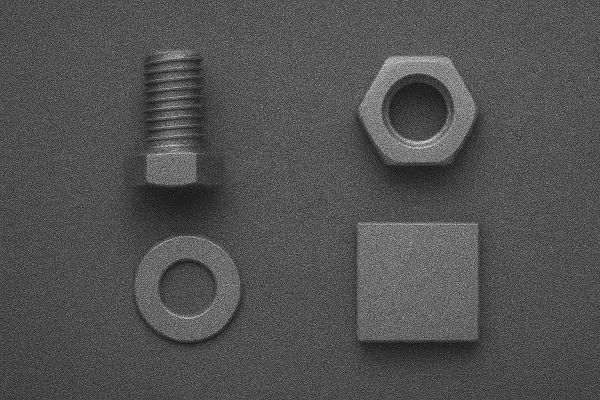
#> input picture InterfacageNumerique/TP/bloc_VI_2026/codes/step_by_step/_data/noise_vi_small.png, 600 x 400 px
$ python 33_noise2.py
#> lines starting #> are read from the running program, lines starting #| are printed output that depends on the picture; after the words box and inside, x2 and y2 are one past the last pixel; in counts of white or black regions, pixels touching at a corner belong together
'''
Débruitage (Gaussian)

Contours (Canny)

Approximation polygonale (Douglas–Peucker)

Classification par :

nombre de côtés

circularité

ratio largeur/hauteur

compactness
'''

import cv2
import numpy as np
from matplotlib import pyplot as plt
import math

def classify_shape(contour):
    # --- Aire + périmètre ---
    area = cv2.contourArea(contour)
    if area < 300:
        return None

    perimeter = cv2.arcLength(contour, True)

    # --- Circularité ---
    circularity = 4 * math.pi * (area / (perimeter * perimeter))

    # --- Approximation polygonale ---
    epsilon = 0.02 * perimeter
    approx = cv2.approxPolyDP(contour, epsilon, True)
    vertices = len(approx)

    # --- Bounding box ---
    x, y, w, h = cv2.boundingRect(contour)
    ratio = w / float(h)

    # --- Classification simple ---
    if vertices > 8 and circularity > 0.70:
        return "Cercle / rondelle"

    if vertices == 4:
        if 0.8 < ratio < 1.2:
            return "Carré"
        else:
            return "Rectangle"

    if vertices == 6:
        return "Écrou (hexagone)"

    # Détection vis : forme longiligne avec bords parallèles
    if ratio > 2.2 or ratio < 0.45:
        return "Vis (forme allongée)"

    return "Autre"


# ================================
# Pipeline principal
# ================================
img = cv2.imread("./_data/noise_vi_small.png")
#> img is the input picture: shape (400, 600, 3); mean B, G, R 81.4, 81.7, 81.6
gray = cv2.cvtColor(img, cv2.COLOR_BGR2GRAY)

# Débruitage
blur = cv2.GaussianBlur(gray, (7, 7), 1.5)

# Canny
edges = cv2.Canny(blur, 50, 150)
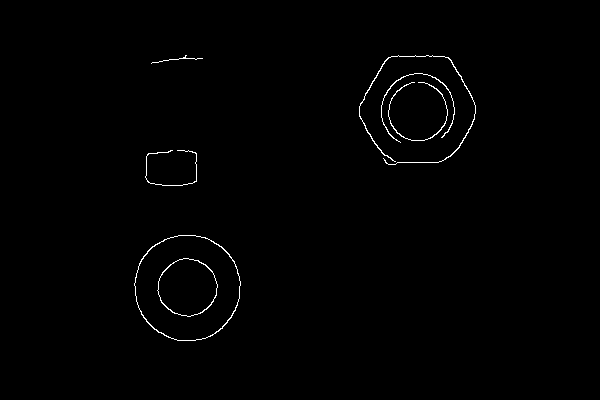
#> edges: shape (400, 600); 0.7% white in thin lines or dots, all inside (x1, y1, x2, y2) = (134, 55, 476, 341)

# Fermeture morphologique
kernel = cv2.getStructuringElement(cv2.MORPH_RECT, (5,5))
closed = cv2.morphologyEx(edges, cv2.MORPH_CLOSE, kernel)
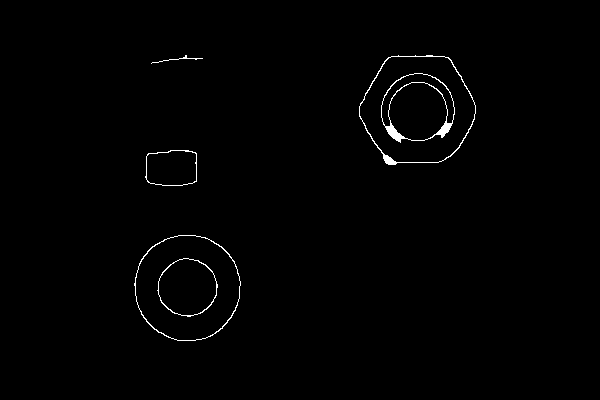
#> closed: shape (400, 600); 0.82% white in thin lines or dots, all inside (x1, y1, x2, y2) = (134, 55, 476, 341)

# Extraction des contours
contours, _ = cv2.findContours(closed, cv2.RETR_EXTERNAL, cv2.CHAIN_APPROX_SIMPLE)
#> contours = 4 contours, 1 with area under 20; largest, box (x1, y1, x2, y2) and area: (359, 55, 476, 165) 9778, (134, 235, 241, 341) 8788, (145, 150, 197, 186) 1624

output = img.copy()

for contour in contours:
    shape = classify_shape(contour)
    if shape is None:
        continue

    x, y, w, h = cv2.boundingRect(contour)
    cv2.rectangle(output, (x, y), (x+w, y+h), (0,255,0), 2)
    cv2.putText(output, shape, (x, y-10),
                cv2.FONT_HERSHEY_SIMPLEX, 0.6, (0,255,0), 2)
#> this loop made 4 passes
#> (area in classify_shape, perimeter in classify_shape, circularity in classify_shape, epsilon in classify_shape, vertices in classify_shape) on passes 1 to 3: (8788, 351.7, 0.893, 7.03, 8), (1624.5, 160.9, 0.789, 3.22, 5), (9778.5, 380.8, 0.848, 7.62, 6)
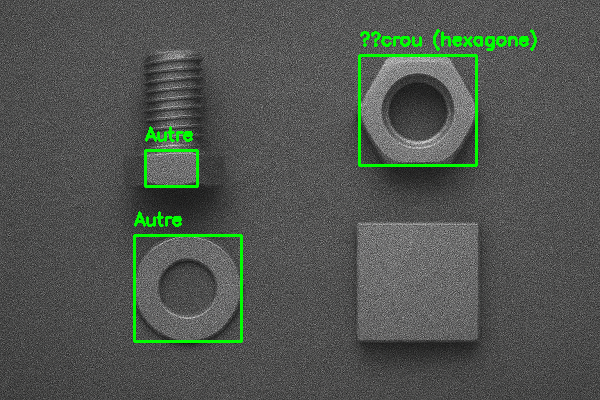
#> output: shape (400, 600, 3); 2.11% of pixels changed, all inside (x1, y1, x2, y2) = (133, 29, 537, 343)

# Affichage
plt.figure()
plt.imshow(output, cmap='gray')
plt.show()

$ run again, with InterfacageNumerique/TP/bloc_VI_2026/codes/step_by_step/_data/formes_blanc_30ms.png copied over InterfacageNumerique/TP/bloc_VI_2026/codes/step_by_step/_data/noise_vi_small.png
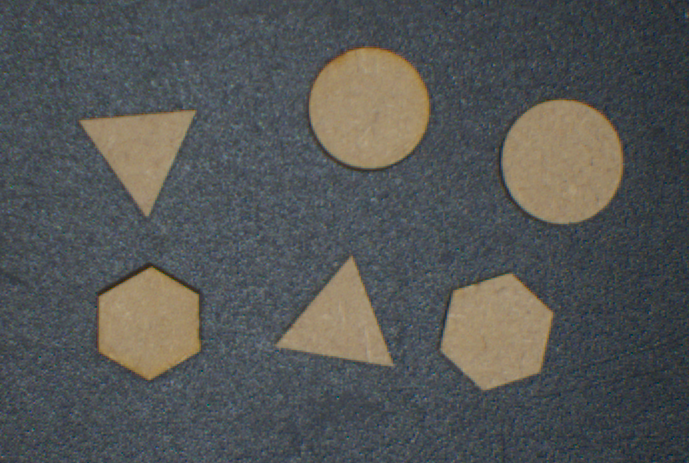
#> input picture InterfacageNumerique/TP/bloc_VI_2026/codes/step_by_step/_data/formes_blanc_30ms.png, 689 x 463 px
#> img is the input picture: shape (463, 689, 3); mean B, G, R 85.6, 86.3, 84.1
#> `edges = cv2.Canny(blur, 50, 150)`:
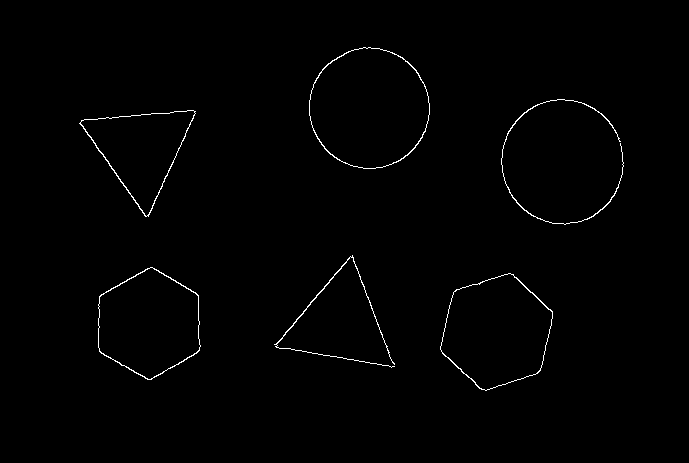
#> edges: shape (463, 689); 0.79% white in thin lines or dots, all inside (x1, y1, x2, y2) = (79, 47, 624, 391)
#> contours = 6 contours; box (x1, y1, x2, y2) and area: (501, 99, 624, 225) 11868, (309, 47, 430, 169) 11336, (440, 273, 553, 391) 9358, (98, 267, 201, 380) 8498, (274, 255, 395, 368) 6308, (79, 110, 196, 217) 6162
#> the loop `for contour in contours:` made 6 passes
#> (area in classify_shape, perimeter in classify_shape, circularity in classify_shape, epsilon in classify_shape, vertices in classify_shape) on passes 1, 2, 5, 6: (9358, 377.2, 0.827, 7.54, 6), (8498.5, 359.9, 0.824, 7.2, 6), (11868.5, 409.1, 0.891, 8.18, 8), (11336.5, 399.4, 0.893, 7.99, 8)
#> after the loop `for contour in contours:`:
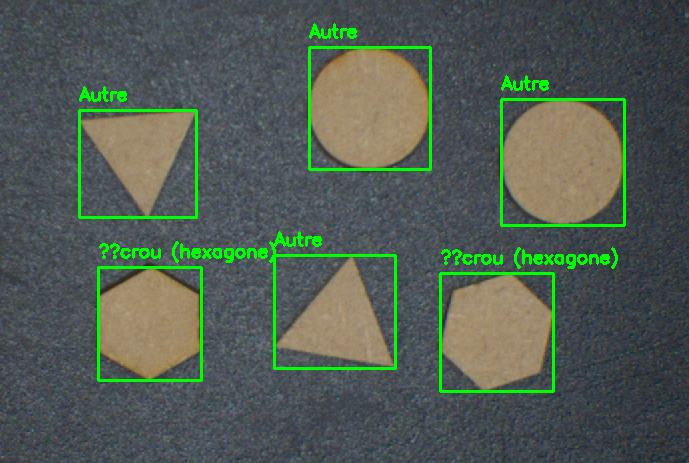
#> output: shape (463, 689, 3); 3.82% of pixels changed, all inside (x1, y1, x2, y2) = (78, 23, 626, 393)
